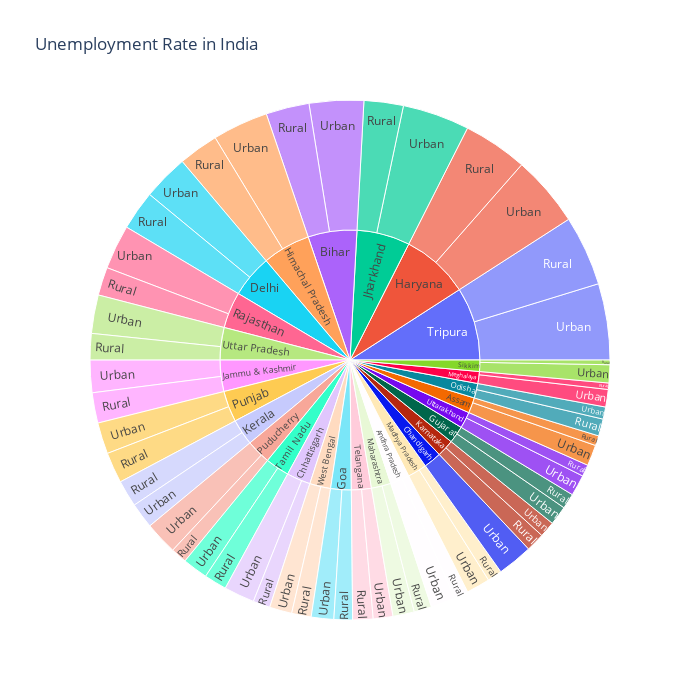

Notebook cell for this chart:
### Code cell
figure = px.sunburst(data, path=["Region", "Area"], values=' Estimated Unemployment Rate (%)',
                    width=700, height=700, color_continuous_scale="RdY1Gn", title="Unemployment Rate in India")
figure.show()

### Figure 1 — Plotly figure (JSON) as saved in the notebook; plotly's stock layout.template omitted (floating-point values rounded to 4 significant figures)
{"data": [{"branchvalues": "total", "domain": {"x": [0, 1], "y": [0, 1]}, "hovertemplate": "labels=%{label}<br> Estimated Unemployment Rate (%)=%{value}<br>parent=%{parent}<br>id=%{id}<extra></extra>", "ids": ["Andhra Pradesh/Rural", "Assam/Rural", "Bihar/Rural", "Chhattisgarh/Rural", "Delhi/Rural", "Goa/Rural", "Gujarat/Rural", "Haryana/Rural", "Himachal Pradesh/Rural", "Jammu & Kashmir/Rural", "Jharkhand/Rural", "Karnataka/Rural", "Kerala/Rural", "Madhya Pradesh/Rural", "Maharashtra/Rural", "Meghalaya/Rural", "Odisha/Rural", "Puducherry/Rural", "Punjab/Rural", "Rajasthan/Rural", "Sikkim/Rural", "Tamil Nadu/Rural", "Telangana/Rural", "Tripura/Rural", "Uttar Pradesh/Rural", "Uttarakhand/Rural", "West Bengal/Rural", "Andhra Pradesh/Urban", "Assam/Urban", "Bihar/Urban", "Chandigarh/Urban", "Chhattisgarh/Urban", "Delhi/Urban", "Goa/Urban", "Gujarat/Urban", "Haryana/Urban", "Himachal Pradesh/Urban", "Jammu & Kashmir/Urban", "Jharkhand/Urban", "Karnataka/Urban", "Kerala/Urban", "Madhya Pradesh/Urban", "Maharashtra/Urban", "Meghalaya/Urban", "Odisha/Urban", "Puducherry/Urban", "Punjab/Urban", "Rajasthan/Urban", "Sikkim/Urban", "Tamil Nadu/Urban", "Telangana/Urban", "Tripura/Urban", "Uttar Pradesh/Urban", "Uttarakhand/Urban", "West Bengal/Urban", "Andhra Pradesh", "Assam", "Bihar", "Chandigarh", "Chhattisgarh", "Delhi", "Goa", "Gujarat", "Haryana", "Himachal Pradesh", "Jammu & Kashmir", "Jharkhand", "Karnataka", "Kerala", "Madhya Pradesh", "Maharashtra", "Meghalaya", "Odisha", "Puducherry", "Punjab", "Rajasthan", "Sikkim", "Tamil Nadu", "Telangana", "Tripura", "Uttar Pradesh", "Uttarakhand", "West Bengal"], "labels": ["Rural", "Rural", "Rural", "Rural", "Rural", "Rural", "Rural", "Rural", "Rural", "Rural", "Rural", "Rural", "Rural", "Rural", "Rural", "Rural", "Rural", "Rural", "Rural", "Rural", "Rural", "Rural", "Rural", "Rural", "Rural", "Rural", "Rural", "Urban", "Urban", "Urban", "Urban", "Urban", "Urban", "Urban", "Urban", "Urban", "Urban", "Urban", "Urban", "Urban", "Urban", "Urban", "Urban", "Urban", "Urban", "Urban", "Urban", "Urban", "Urban", "Urban", "Urban", "Urban", "Urban", "Urban", "Urban", "Andhra Pradesh", "Assam", "Bihar", "Chandigarh", "Chhattisgarh", "Delhi", "Goa", "Gujarat", "Haryana", "Himachal Pradesh", "Jammu & Kashmir", "Jharkhand", "Karnataka", "Kerala", "Madhya Pradesh", "Maharashtra", "Meghalaya", "Odisha", "Puducherry", "Punjab", "Rajasthan", "Sikkim", "Tamil Nadu", "Telangana", "Tripura", "Uttar Pradesh", "Uttarakhand", "West Bengal"], "name": "", "parents": ["Andhra Pradesh", "Assam", "Bihar", "Chhattisgarh", "Delhi", "Goa", "Gujarat", "Haryana", "Himachal Pradesh", "Jammu & Kashmir", "Jharkhand", "Karnataka", "Kerala", "Madhya Pradesh", "Maharashtra", "Meghalaya", "Odisha", "Puducherry", "Punjab", "Rajasthan", "Sikkim", "Tamil Nadu", "Telangana", "Tripura", "Uttar Pradesh", "Uttarakhand", "West Bengal", "Andhra Pradesh", "Assam", "Bihar", "Chandigarh", "Chhattisgarh", "Delhi", "Goa", "Gujarat", "Haryana", "Himachal Pradesh", "Jammu & Kashmir", "Jharkhand", "Karnataka", "Kerala", "Madhya Pradesh", "Maharashtra", "Meghalaya", "Odisha", "Puducherry", "Punjab", "Rajasthan", "Sikkim", "Tamil Nadu", "Telangana", "Tripura", "Uttar Pradesh", "Uttarakhand", "West Bengal", "", "", "", "", "", "", "", "", "", "", "", "", "", "", "", "", "", "", "", "", "", "", "", "", "", "", "", ""], "type": "sunburst", "values": [77.37, 53.89, 234.8, 92.8, 213.6, 100.7, 82.84, 350.2, 217.1, 164.5, 213.1, 101.1, 144.8, 79.15, 95.34, 34.65, 92.58, 87.16, 166.9, 153.0, 25.4, 122.9, 110.1, 380.3, 142.9, 63.47, 106.0, 132.0, 113.2, 294.9, 191.9, 165.9, 248.2, 121.9, 103.8, 385.8, 302.1, 175.5, 363.3, 85.79, 138.7, 128.2, 116.3, 94.92, 65.84, 178.4, 169.9, 240.7, 97.84, 137.1, 106.6, 413.5, 208.5, 114.3, 121.5, 209.4, 167.1, 529.7, 191.9, 258.7, 461.9, 222.6, 186.6, 735.9, 519.1, 340.0, 576.4, 186.9, 283.5, 207.4, 211.6, 129.6, 158.4, 265.6, 336.9, 393.6, 123.2, 260.0, 216.7, 793.8, 351.4, 177.7, 227.5]}], "layout": {"height": 700, "legend": {"tracegroupgap": 0}, "title": {"text": "Unemployment Rate in India"}, "width": 700}}
